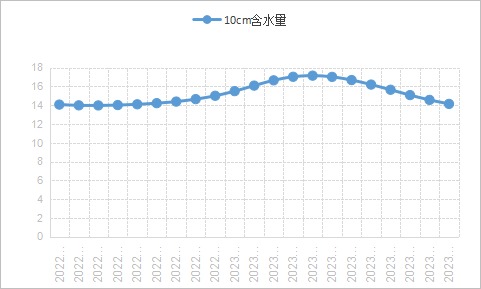
#> input picture MathModeling/Q2Data/10cm.png, 481 x 289 px
$ python PaintGraph.py
#> lines starting #> are read from the running program, lines starting #| are printed output that depends on the picture
import matplotlib.pyplot as plt
from matplotlib import cm
import pandas as pd
import numpy as np
import matplotlib.pyplot as plt
from PIL import Image


img = Image.open('Q2Data/10cm.png')
#> img is the input picture: PIL image 481x289 RGB; mean R, G, B 248.7, 249.8, 250.9


image1 = Image.open('Q2Data/10cm.png')

image2 = Image.open('Q2Data/40cm.png')
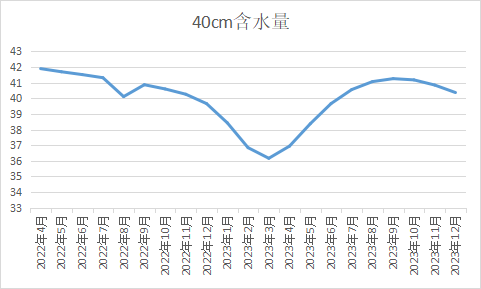
#> input picture MathModeling/Q2Data/40cm.png, 481 x 289 px
#> image2 is the input picture: PIL image 481x289 RGB; mean R, G, B 246.6, 247.3, 247.9

image3 = Image.open('Q2Data/100cm.png')
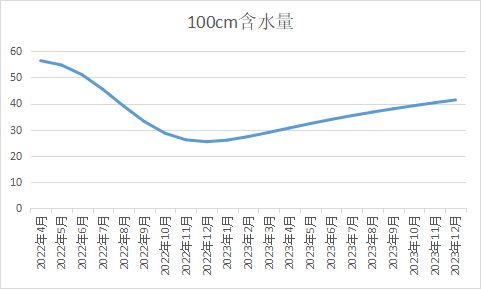
#> input picture MathModeling/Q2Data/100cm.png, 481 x 289 px
#> image3 is the input picture: PIL image 481x289 RGB; mean R, G, B 247.4, 248, 248.6

image4 = Image.open('Q2Data/200cm.png')
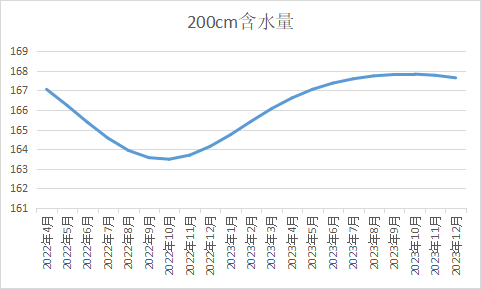
#> input picture MathModeling/Q2Data/200cm.png, 481 x 289 px
#> image4 is the input picture: PIL image 481x289 RGB; mean R, G, B 246.9, 247.5, 248.1


plt.subplot(221)

plt.imshow(image1)

plt.subplot(222)

plt.imshow(image2)


plt.subplot(223)

plt.imshow(image3)

plt.subplot(224)

plt.imshow(image4)

plt.xticks(alpha=0)
plt.tick_params(axis='x', width=0)
plt.xticks(alpha=0)
plt.tick_params(axis='y', width=0)

plt.show()
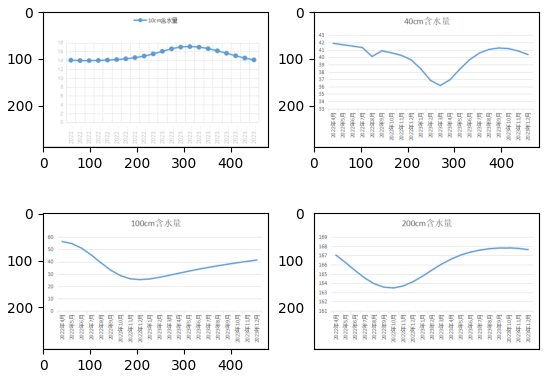
#> figure drawn by matplotlib, 4 panels
